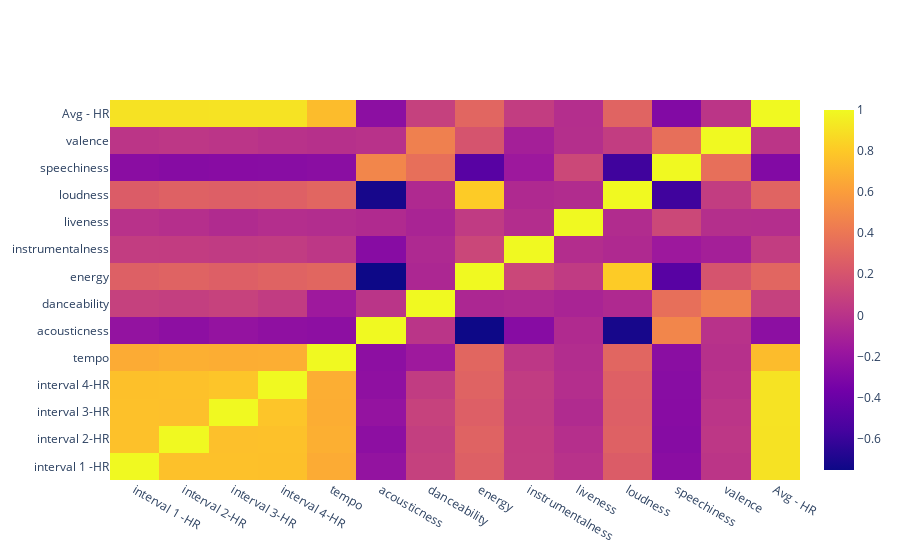

The cell this chart's notebook holds for it:
### Markdown cell above
HeatMap of the data

### Code cell
x=list(data_frame.corr().columns)
y=list(data_frame.corr().index)
values=np.array(data_frame.corr().values)
fig = go.Figure(data=go.Heatmap(
    z=values,
    x=x,
    y=y,
                   
    
                   hoverongaps = False))
fig.show()

### Figure 1 — Plotly figure (JSON) as saved in the notebook; plotly's stock layout.template omitted (floating-point values rounded to 4 significant figures; data arrays with more than 128 entries replaced by an {"elided": "..."} marker saying what was removed)
{"data": [{"hoverongaps": false, "type": "heatmap", "x": ["interval 1 -HR", "interval 2-HR", "interval 3-HR", "interval 4-HR", "tempo", "acousticness", "danceability", "energy", "instrumentalness", "liveness", "loudness", "speechiness", "valence", "Avg - HR"], "y": ["interval 1 -HR", "interval 2-HR", "interval 3-HR", "interval 4-HR", "tempo", "acousticness", "danceability", "energy", "instrumentalness", "liveness", "loudness", "speechiness", "valence", "Avg - HR"], "z": {"elided": "14x14 float values"}}], "layout": {}}
